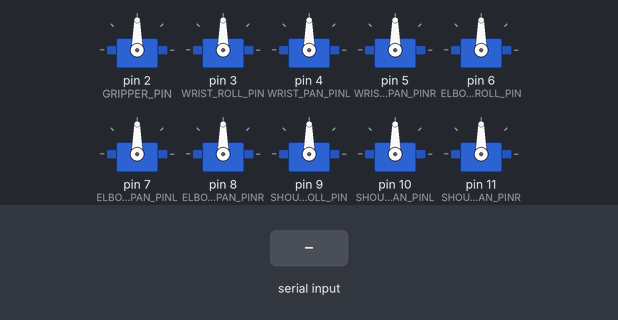
This sketch was run on a simulated Arduino Uno, built with avr-gcc and run on an emulated ATmega328P. Parts: 10 × servo. Inputs (shaded band) come from the test bench. What the sketch prints to the serial monitor is not drawn.

Above: at 1.2 s.
1.3 s: "1\n" received over Serial
At 3.5 s:
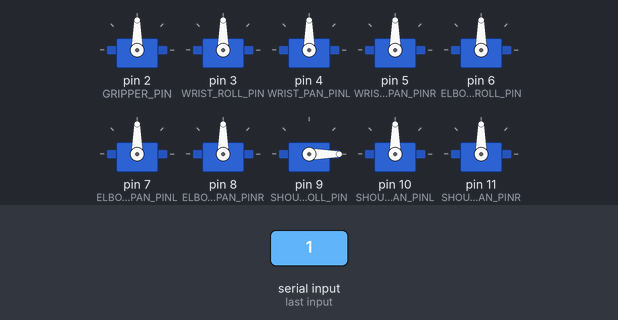
3.8 s: "5\n" received over Serial
At 5.6 s:
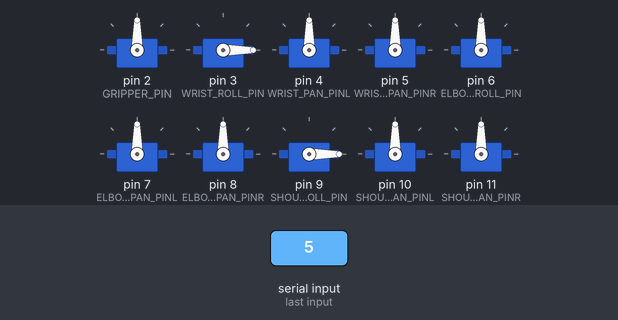
6.3 s: "1,90,45\n" received over Serial
At 6.9 s:
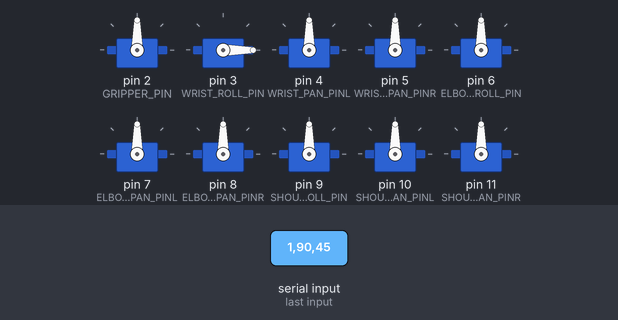
Timing chart, 0 to 9.3 s (numbered marks = the images above; inputs shaded):
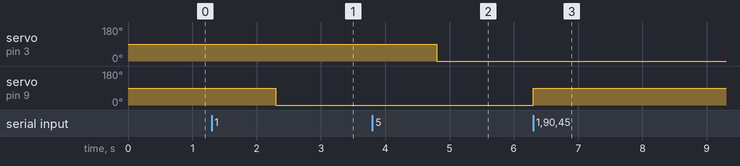

Measured:
- after the input at 1.3 s, servo on pin 9 (SHOULDER_ROLL_PIN): 90° → 0° after 1.0 s
- after the input at 3.8 s, servo on pin 3 (WRIST_ROLL_PIN): 90° → 0° after 1.0 s
- after the input at 6.3 s, servo on pin 9 (SHOULDER_ROLL_PIN): 0° → 90° at once

The sketch:

arm.ino
```cpp
#include <Servo.h>
#include "ServoPins.h"
#include "JointLimits.h"
#include "StatusCodes.h"

int status;
Servo gripper, wristRoll, wristPanL, wristPanR, elbowRoll, elbowPanL, elbowPanR, shoulderRoll, shoulderPanL, shoulderPanR;

void setup(){
  Serial.begin(9600);
  Serial.println("Started...");
  attachServos();
  //homePos();
  status = READY;
}

void loop(){
  if(status == READY){
      while(Serial.available()){
        int m = Serial.parseInt();
        char c = Serial.read();
        int t = Serial.parseInt();
        c = Serial.read();
        commandServo(DOFS[m],t);
      }
  }
}

////////////////////////////////////////////////////
void commandServo(int m, int p) {
  status = BUSY;
  switch (m) {

    case GRIPPER_PIN:
          if(p == 0){
            openGripper();
          } else if(p == 1){
            closeGripper();
          } else if (p >= GRIPPER_OPEN && p <= GRIPPER_CLOSED) {
            gripper.write(p);
          }
          break;


    case WRIST_ROLL_PIN:
      if (p >= WRIST_ROLL_MIN && p <= WRIST_ROLL_MAX) {
        wristRoll.write(p);
      }
      break;


    case WRIST_PAN_PINL:
      if (p >= WRIST_PAN_MIN && p <= WRIST_PAN_MAX) {
        wristPanL.write(p);
        wristPanR.write(180 - p);
      }
      break;


    case ELBOW_ROLL_PIN:
      if (p >= ELBOW_ROLL_MIN && p <= ELBOW_ROLL_MAX) {
        elbowRoll.write(p);
      }
      break;


    case ELBOW_PAN_PINL:
      if (p >= ELBOW_PAN_MIN && p <= ELBOW_PAN_MAX) {
        elbowPanL.write(p);
        elbowPanR.write(180 - p);
      }
      break;


    case SHOULDER_ROLL_PIN:
      if (p >= SHOULDER_ROLL_MIN && p <= SHOULDER_ROLL_MAX) {
        shoulderRoll.write(p);
      }
      break;

  case SHOULDER_PAN_PINL:
      if (p >= SHOULDER_PAN_MIN && p <= SHOULDER_PAN_MAX) {
        shoulderPanL.write(p);
        shoulderPanR.write(180-p);
      }
      break;

  default:
      Serial.print("No servo on pin ");
      Serial.println(m);
      break;
  }
  status = READY;
}

void openGripper() {
  gripper.write(GRIPPER_OPEN);
}

void closeGripper() {
  gripper.write(GRIPPER_CLOSED + 30);
}


void attachServos() {
  gripper.attach(GRIPPER_PIN);
  wristRoll.attach(WRIST_ROLL_PIN);
  wristPanL.attach(WRIST_PAN_PINL);
  wristPanR.attach(WRIST_PAN_PINR);
  elbowRoll.attach(ELBOW_ROLL_PIN);
  elbowPanL.attach(ELBOW_PAN_PINL);
  elbowPanR.attach(ELBOW_PAN_PINR);
  shoulderRoll.attach(SHOULDER_ROLL_PIN);
  shoulderPanL.attach(SHOULDER_PAN_PINL);
  shoulderPanR.attach(SHOULDER_PAN_PINR);
}

void homePos(){
  openGripper();
  commandServo(DOFS[0], 90);
  commandServo(DOFS[1], 90);
  commandServo(DOFS[2], 120);
  commandServo(DOFS[3], 70);
  commandServo(DOFS[4], 90);
  commandServo(DOFS[5], 90);
}
```

JointLimits.h
```cpp
// blue
const int GRIPPER_OPEN = 30;
const int GRIPPER_CLOSED = 95;

// green
const int WRIST_PAN_MIN = 20;
const int WRIST_PAN_MAX = 150;

// yellow, yellow
const int WRIST_ROLL_MIN = 0;
const int WRIST_ROLL_MAX = 180;

// orange
const int ELBOW_ROLL_MIN = 0;
const int ELBOW_ROLL_MAX = 180;

// blue, blue
const int ELBOW_PAN_MIN = 30;
const int ELBOW_PAN_MAX = 140;

// green
const int SHOULDER_ROLL_MIN = 0;
const int SHOULDER_ROLL_MAX = 180;

// yellow, yellow
const int SHOULDER_PAN_MIN = 60;
const int SHOULDER_PAN_MAX = 120;
```

StatusCodes.h
```cpp
const int READY = 2;
const int BUSY = 3;
```

ServoPins.h
```cpp
// blue
const int GRIPPER_PIN = 2;

// green
const int WRIST_ROLL_PIN = 3;

// yellow, yellow
const int WRIST_PAN_PINL = 4;
const int WRIST_PAN_PINR = 5;

// orange
const int ELBOW_ROLL_PIN = 6;

// blue, blue
const int ELBOW_PAN_PINL = 7;
const int ELBOW_PAN_PINR = 8;

// green
const int SHOULDER_ROLL_PIN = 9;

// yellow, yellow
const int SHOULDER_PAN_PINL = 10;
const int SHOULDER_PAN_PINR = 11;

const int N = 7;

const int DOFS[N] = {SHOULDER_PAN_PINL, SHOULDER_ROLL_PIN,
                     ELBOW_PAN_PINL, ELBOW_ROLL_PIN,
                     WRIST_PAN_PINL, WRIST_ROLL_PIN,
                     GRIPPER_PIN};
```
